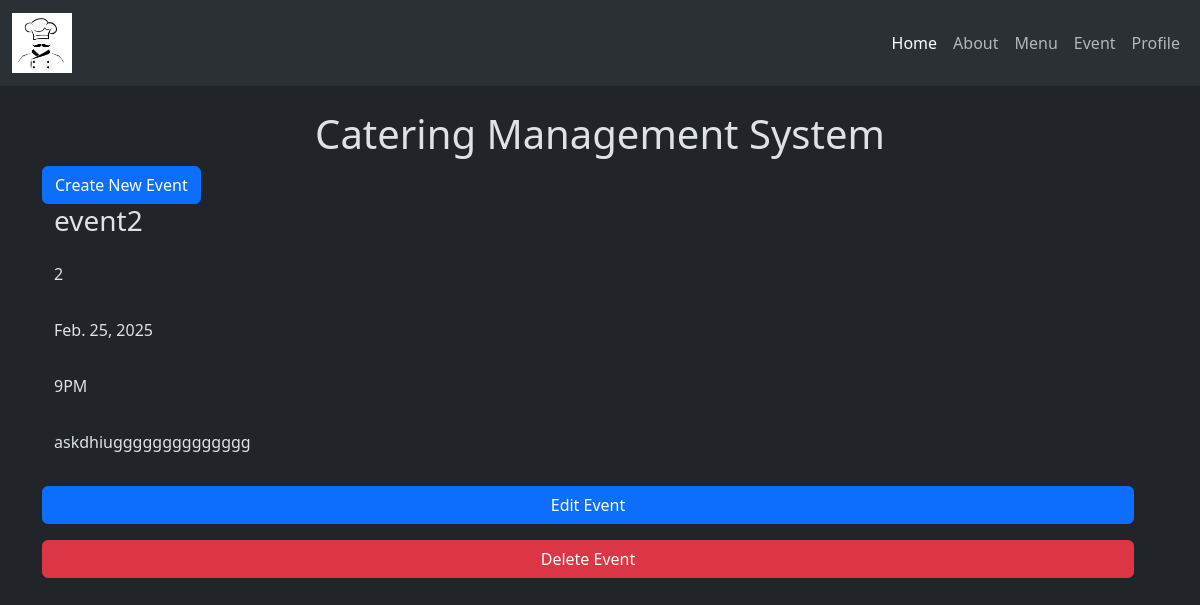
Page /list/ on the committed database.
### app/models.py (models this page shows, shortened)
class Event(models.Model):
    TIME_SLOT = [
        ('8AM', '8AM'),
        ('9AM', '9AM'),
        ('10AM', '10AM'),
        ('11AM', '11AM'),
        ('12PM', '12PM'),
        ('1PM', '1PM'),
        ('2PM', '2PM'),
        ('3PM', '3PM'),
        ('4PM', '4PM'),
        ('5PM', '5PM'),
        ('6PM', '6PM'),
        ('7PM', '7PM'),
        ('8PM', '8PM'),
        ('9PM', '9PM'),
        ('10PM', '10PM'),
        ('11PM', '11PM')
    ]
    name = models.CharField(max_length=100)
    date = models.DateField()
    time = models.CharField(max_length=4, choices=TIME_SLOT, unique=True)
    location = models.TextField()

### app/views.py (the view)
# urls.py: path('list/', views.event_list,name='event_list'),
def event_list(req):
    list = Event.objects.order_by('-date')
    return render(req, 'event_list.html', {'list': list})

### app/templates/event_list.html (shortened to what this page needs)
{% extends "layout.html" %}
{% block content %}
    <h1 class="text-center mt-4">Catering Management System</h1>
    <a class="btn btn-primary" href="{% url 'event_create' %}">Create New Event</a>
    <div class="container row gap-3">
        {% for event in list %}
            <h3>{{ event.name }}</h3>
            <p>{{ event.id }}</p>
            <p>{{ event.date }}</p>
            <p>{{ event.time }}</p>
            <p>{{ event.location }}</p>
            <a class="btn btn-primary" href="{% url 'event_edit' event.id %}">Edit Event</a>
        <a class="btn btn-danger" href="{% url 'event_delete' event.id %}">Delete Event</a>
        {% empty %}
            <p>No events available.</p>
        {% endfor %}
    </div>
{% endblock %}

### rows in the picture
Event: name "event2", id "2", date "Feb. 25, 2025", time "9PM", location "askdhiugggggggggggggg"
